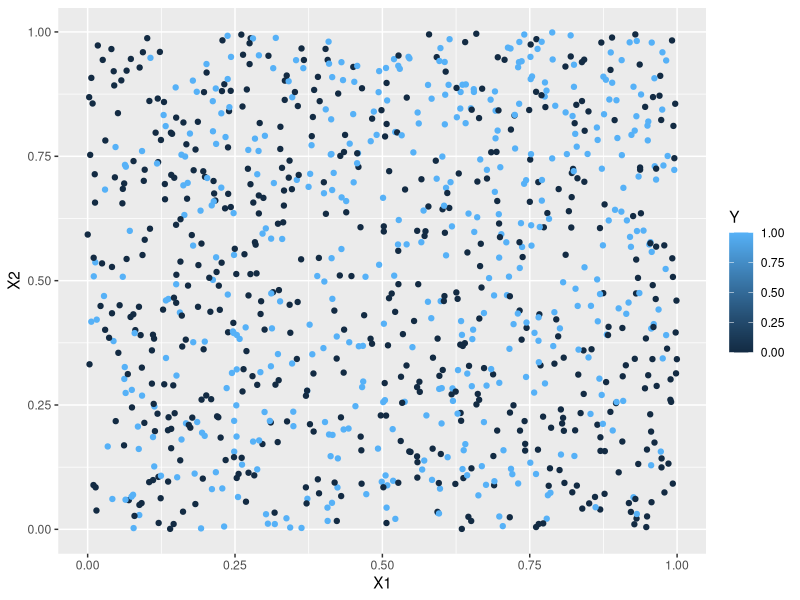

Write the R code that produced this figure.
## ---- chunk 1
library(class)
library(e1071)

suppressPackageStartupMessages(library(tidyverse))
## ---- chunk 2
#Generative model
set.seed(200) #setting a random seed so that we can
#reproduce everything exactly if we want to

generate_y <- function(x1,x2) { #two input parameters to generate the output y
  logit <- x1 -2*x2 -2*x1^2 + x2^2 + 3*x1*x2 
  p <- exp(logit)/(1+exp(logit)) #apply the inverse logit function
  y <- rbinom(1,1,p) #y becomes a 0 (with prob 1-p) or a 1 with probability p
}
## ---- chunk 3
# Generate a training dataset with 1000 points
set.seed(321)
n = 1000
X1 <- runif(n,0,1)
X2 <- runif(n,0,1)

#I'm going to use a for loop to generate 1000 y's
Y <- rep(0,n) #initializing my Y to be a vector of 0's
for (i in 1:n) {
  Y[i] <- generate_y(X1[i],X2[i])
}

sum(Y) #How many 0's and 1's were predicted? When n is very large
# about 48% of the Y's should be 1's. 

training <- cbind(X1,X2,Y) #combining all of my variables into a training dataset
ggplot(data=training, aes(x=X1, y=X2, color=Y)) +
  geom_point()
## ---- chunk 4
# Create the training dataset as above using seed=321
# Create a testing dataset using seed=323

set.seed(323)
n_test = 100

X1_test <- runif(n_test, 0, 1)
X2_test <- runif(n_test, 0, 1)

Y_test <- rep(0, n_test)

for (i in 1:n_test) {
  Y_test[i] <- generate_y(X1_test[i], X2_test[i])
}

test <- data.frame(X1 = X1_test, X2 = X2_test, Y = Y_test)
table(test$Y)
## ---- chunk 5
    training <- as.data.frame(training)
    training$Y <- as.factor(training$Y)
    test$Y <- as.factor(test$Y)

    # Re-tune and refit the SVM
    svm_model <- tune(svm, 
                      Y ~ X1 + X2,
                      data = training,
                      kernel = "polynomial",
                      degree = 2,
                      ranges = list(cost = c(0.1, 1, 10),
                                    gamma = c(0.5, 1, 2)))
## ---- chunk 6
best_svm <- svm_model$best.model
summary(best_svm)
## ---- chunk 7
    pred <- predict(best_svm, test)
    table(pred)
## ---- chunk 8
TP <- sum(pred == 1 & test$Y == 1)
TN <- sum(pred == 0 & test$Y == 0)
FP <- sum(pred == 1 & test$Y == 0)
FN <- sum(pred == 0 & test$Y == 1)

error_rate <- (FP + FN) / nrow(test)

sensitivity <- TP / (TP + FN)

specificity <- TN / (TN + FP)

error_rate
sensitivity
specificity
## ---- chunk 9
new_point <- data.frame(X1 = 0.75, X2 = 0.75)
prediction <- predict(best_svm, new_point)
table(prediction)
